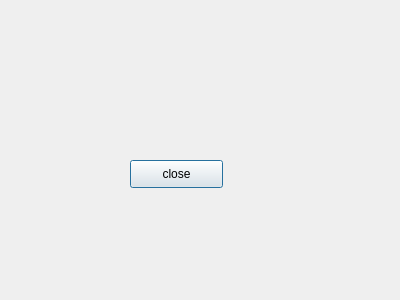
<?xml version="1.0" encoding="UTF-8"?>
<ui version="4.0">
 <class>SecDialog</class>
 <widget class="QDialog" name="SecDialog">
  <property name="geometry">
   <rect>
    <x>0</x>
    <y>0</y>
    <width>400</width>
    <height>300</height>
   </rect>
  </property>
  <property name="windowTitle">
   <string>Dialog</string>
  </property>
  <widget class="QPushButton" name="pushButton">
   <property name="geometry">
    <rect>
     <x>130</x>
     <y>160</y>
     <width>93</width>
     <height>28</height>
    </rect>
   </property>
   <property name="text">
    <string>close</string>
   </property>
  </widget>
 </widget>
 <resources/>
 <connections/>
</ui>
